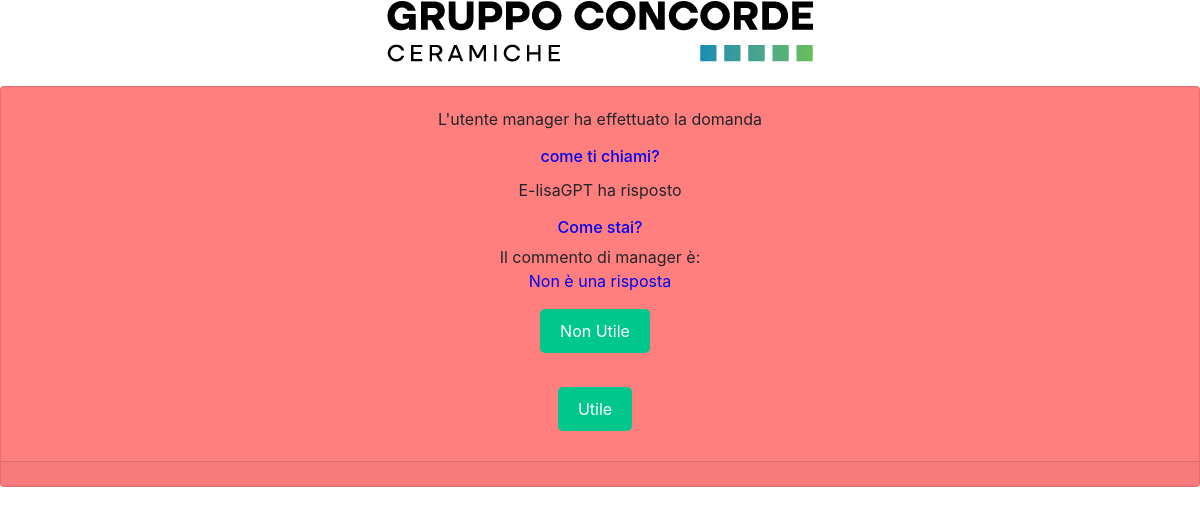
Page /gestione/show_question/13/13/ on the committed database.
### gestione/models.py (models this page shows)
class Answer(models.Model):
    user_request = models.CharField(max_length=2048)
    answer = models.CharField(max_length=8000)
    date = models.DateTimeField(auto_now_add=True)
    user = models.ForeignKey(User, on_delete=models.CASCADE)
    doc_id = models.CharField(max_length=60, blank=True, null=True)
    file_name = models.CharField(max_length=60, blank=True, null=True)

class Question(models.Model):
    answer = models.ForeignKey(Answer, on_delete=models.CASCADE)
    state = models.IntegerField(default=0)
    displayed = models.BooleanField(default=False)
    satisfied = models.BooleanField(default=False)
    comment = models.CharField(max_length=300, default=' ', blank=True, null=True)

### gestione/views.py (the view, shortened to what this page needs)
# urls.py: path('show_question/<int:question_pk>/<int:state>/', show_question, name="show_question"),
def show_question(request, question_pk, state=0):
    question = Question.objects.get(pk=question_pk)
    context = {
        'question': question,
        'answers': Answer.objects.get(pk=question.answer.pk),
    }
    if request.method == 'GET':
        if not question.displayed:
            question.displayed = True
            question.save()
            context['displayed'] = '1'
        return render(request, template_name='gestione/mostra_domanda.html', context=context)

### templates/gestione/mostra_domanda.html (shortened to what this page needs)
{% extends 'base.html' %}
{% load static %}
{% block content %}
    <div style="text-align: center;">
        <img src="{% static 'imgs/logo.png'%}" alt="GRUPPO CONCORDE "> <br> <br>
            <div class="card text-center" style="background-color: {% if question.satisfied %}#7FFFD4{% else %}#FF7F7F{% endif %}" >
                <div class="card-body">
                    <p> L'utente {{ answers.user.username }} ha effettuato la domanda </p>
                    <h6 class="card-title" style="color:#0000EE">
                        {{answers.user_request}}</h6>
                    <p> E-lisaGPT ha risposto </p>
                    <h6 style="color:#0000EE"> {{answers.answer}} </h6>
                    <p> Il commento di {{ answers.user.username }} è: <br>  <span style="color: #0000EE"> {{ question.comment }} </span></p>
                    <div class="div-pulsanti">
                        <form method="POST" action="{% url 'gestione:show_question' question.pk 2 %}">
                            <button class="my_button" type="submit"> Non Utile</button>
                        </form> <br>
                        <form method="POST" action="{% url 'gestione:show_question' question.pk 1 %}">
                            <button class="my_button" type="submit"> Utile</button>
                        </form>
                    </div>
                </div>
                <div class="card-footer text-muted">
                </div>
            </div>
    </div>
{% endblock %}

### static/style/style.css (style rules this page uses)
.my_button { background-color: #00C78C; color: white; padding: 10px 20px; border: none; border-radius: 5px; cursor: pointer; }
.div-pulsanti button { margin-bottom: 10px; margin-right: 10px; }

### rows in the picture
Answer: user.username "manager", user_request "come ti chiami?", answer "Come stai?"
Question: comment "Non è una risposta"
